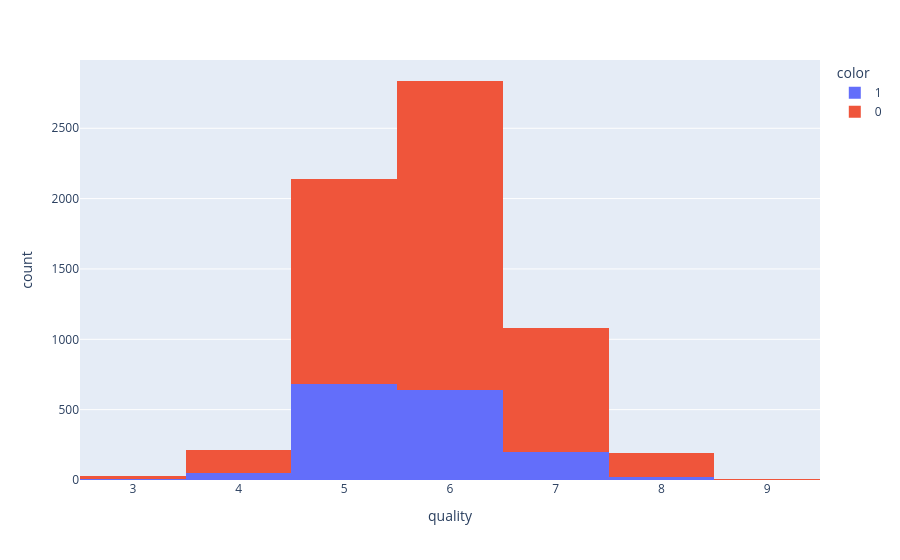

Here is the notebook cell this chart was saved with:
### Code cell
# 두 와인 모두 5 ~ 7등급에 몰려있음
fig = px.histogram(wine,
                   x='quality',
                   color='color')

fig.update_layout(
    xaxis=dict(tickmode='linear',
               dtick=1,
               range=[2.5, 9.5])
)
fig.show()

### Figure 1 — Plotly figure (JSON) as saved in the notebook; plotly's stock layout.template omitted (floating-point values rounded to 4 significant figures; data arrays with more than 128 entries replaced by an {"elided": "..."} marker saying what was removed)
{"data": [{"bingroup": "x", "hovertemplate": "color=1<br>quality=%{x}<br>count=%{y}<extra></extra>", "legendgroup": "1", "marker": {"color": "#636efa", "pattern": {"shape": ""}}, "name": "1", "orientation": "v", "showlegend": true, "type": "histogram", "x": {"elided": "1599 int values"}, "xaxis": "x", "yaxis": "y"}, {"bingroup": "x", "hovertemplate": "color=0<br>quality=%{x}<br>count=%{y}<extra></extra>", "legendgroup": "0", "marker": {"color": "#EF553B", "pattern": {"shape": ""}}, "name": "0", "orientation": "v", "showlegend": true, "type": "histogram", "x": {"elided": "4898 int values"}, "xaxis": "x", "yaxis": "y"}], "layout": {"barmode": "relative", "legend": {"title": {"text": "color"}, "tracegroupgap": 0}, "margin": {"t": 60}, "xaxis": {"anchor": "y", "domain": [0, 1], "dtick": 1, "range": [2.5, 9.5], "tickmode": "linear", "title": {"text": "quality"}}, "yaxis": {"anchor": "x", "domain": [0, 1], "title": {"text": "count"}}}}
